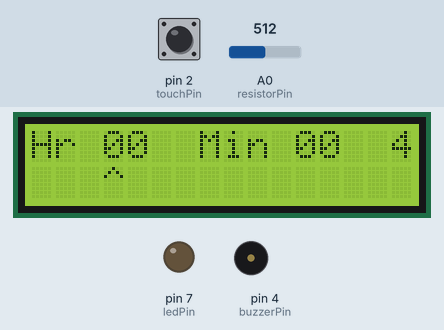
A sketch run on a simulated Arduino Uno, built with avr-gcc and run on an emulated ATmega328P. On the bench: 16×2 character LCD, output pins drawn as LEDs (lit = HIGH), buzzer (waves = sounding, pin HIGH). The test bench sets the inputs (shaded band); at power-on: pin 2 (touchPin) LOW, A0 (resistorPin) = 512. What the sketch prints to the serial monitor is not drawn.

Above: at 1.2 s.
1.3 s: pin 2 (touchPin) pulled HIGH for 3.2 s
At 6.1 s:
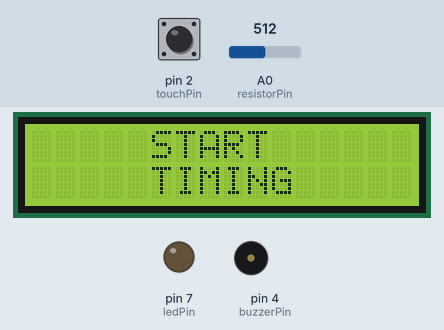
7.5 s: pin 2 (touchPin) pulled HIGH for 3.2 s
At 11.2 s:
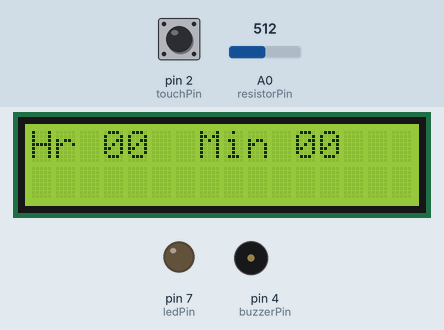
12.2 s: A0 (resistorPin) set to 716
At 13.4 s:
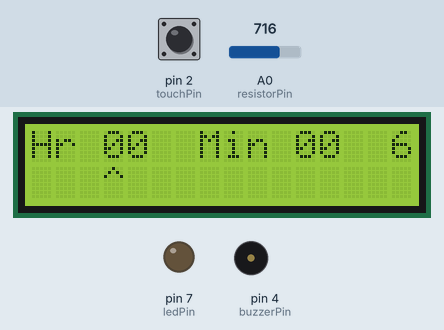
13.7 s: A0 (resistorPin) set to 900
15.2 s: A0 (resistorPin) set to 1023
At 15.9 s:
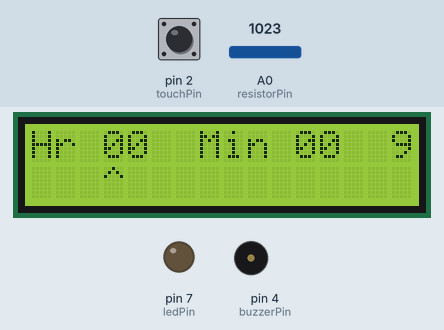
Timing chart, 0 to 17.7 s (numbered marks = the images above; inputs shaded):
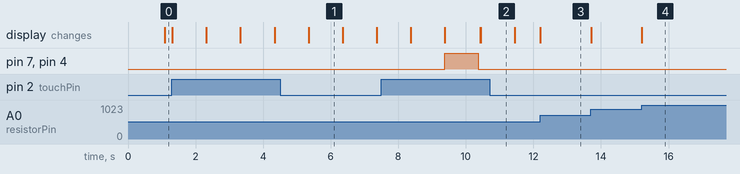

The sketch:

timer.ino
```cpp
#include <Wire.h>
#include <LiquidCrystal_I2C.h>

#define resistorPin A0
#define touchPin 2
#define buzzerPin 4
#define ledPin 7

LiquidCrystal_I2C scr(0x27, 16, 2);

void setup() {
  // put your setup code here, to run once:
  pinMode(2, INPUT);
  pinMode(4, OUTPUT);
  pinMode(7, OUTPUT);
  Serial.begin(9600);
  scr.init();
  scr.backlight();
}

void loop() {
  // put your main code here, to run repeatedly:
  firstStart();
  delay(1000);
  scr.setCursor(0, 1);
  scr.print("   ^");
  while (digitalRead(2) == LOW) {
    int decValue = getResistorValue();
    printDecValue(decValue);
  }
  int decValue1 = getResistorValue();
  String hour = String(decValue1);
  assignFirst(decValue1);
  delay(1000);

  scr.setCursor(0, 1);
  scr.print("    ^");
  while (digitalRead(2) == LOW) {
    int decValue = getResistorValue();
    printDecValue(decValue);
  }
  int decValue2 = getResistorValue();
  String decValue2AsString = String(decValue2);
  hour.concat(decValue2AsString);
  assignSecond(decValue2);
  delay(1000);

  scr.setCursor(0, 1);
  scr.print("           ^");
  while (digitalRead(2) == LOW) {
    int decValue = getResistorValue();
    printDecValue(decValue);
  }
  int decValue3 = getResistorValue();
  String minute = String(decValue3);
  assignThird(decValue3);
  delay(1000);

  scr.setCursor(0, 1);
  scr.print("            ^");
  while (digitalRead(2) == LOW) {
    int decValue = getResistorValue();
    printDecValue(decValue);
  }
  int decValue4 = getResistorValue();
  String decValue4AsString = String(decValue4);
  minute.concat(decValue4AsString);
  assignFourth(decValue4);
  delay(1000);

  int hourInt = hour.toInt();
  int minuteInt = minute.toInt();
  startTimer(hourInt, minuteInt);
}

int getResistorValue(void) {
  int resistorVal = analogRead(resistorPin);
  int decValue = resistorVal / 103;
  return decValue;
}

void firstStart() {
  scr.clear();
  scr.setCursor(0, 0);
  scr.print("Hr 00  Min 00  ");
}

void printDecValue(int value) {
  scr.setCursor(15, 0);
  scr.print(value);
}

void assignFirst(int value) {
  scr.setCursor(3, 0);
  scr.print(value);
}

void assignSecond(int value) {
  scr.setCursor(4, 0);
  scr.print(value);
}

void assignThird(int value) {
  scr.setCursor(11, 0);
  scr.print(value);
}

void assignFourth(int value) {
  scr.setCursor(12, 0);
  scr.print(value);
}

void displayHourTime(int hour, int minute) {
  scr.setCursor(14, 0);
  scr.print(hour);
  scr.setCursor(14, 1);
  scr.print(minute);
}

void startTimer(int hour, int minute) {
  scr.clear();
  scr.setCursor(5, 0);
  scr.print("START");
  scr.setCursor(5, 1);
  scr.print("TIMING");
  delay(1000);

  for (int i = 3; i > 0; i--) {
    scr.clear();
    scr.setCursor(7, 0);
    scr.print(i);
    delay(1000);
  }

  digitalWrite(4, HIGH);
  digitalWrite(7, HIGH);
  scr.clear();
  scr.setCursor(7, 0);
  scr.print("GO");
  delay(1000);
  digitalWrite(4, LOW);
  digitalWrite(7, LOW);

  scr.clear();
  scr.setCursor(0, 0);
  scr.print("  Hours Left: ");
  scr.setCursor(0, 1);
  scr.print("Minutes Left: ");
  displayHourTime(hour, minute);

  int sum;
  Serial.println(hour);
  Serial.println(minute);
  while (not(hour != 0 && minute != 0)) {
    delay(60000);
    minute -= 1;
    sum += 1;
    if (sum == 60) {
      hour -= 1;
      sum = 0;
    }
    if (hour == 0 && minute == 0) {
      break;
    }
    displayHourTime(hour, minute);
  }
  scr.clear();
  scr.setCursor(3, 0);
  scr.print("TIME'S UP!");
  digitalWrite(4, HIGH);
  while (not(digitalRead(2) == HIGH)) {
    digitalWrite(7, HIGH);
    delay(1000);
    digitalWrite(7, LOW);
    delay(1000);
  }
  digitalWrite(4, LOW);
}
```

Measured:
- after the input at 1.3 s, the display: first changes at once (image 1 shows a later state)
- after the input at 7.5 s, pin 7 (ledPin), pin 4 (buzzerPin): goes on until 10.4 s, then stays LOW; the display: first differs from a run without the input after 2.9 s (image 2)
- after the input at 12.2 s, the display: changes at once (image 3)
- after the input at 15.2 s, the display: changes at once (image 4)
- what the display in image 1 shows lasts 1.0 s, from 5.4 s to 6.4 s
